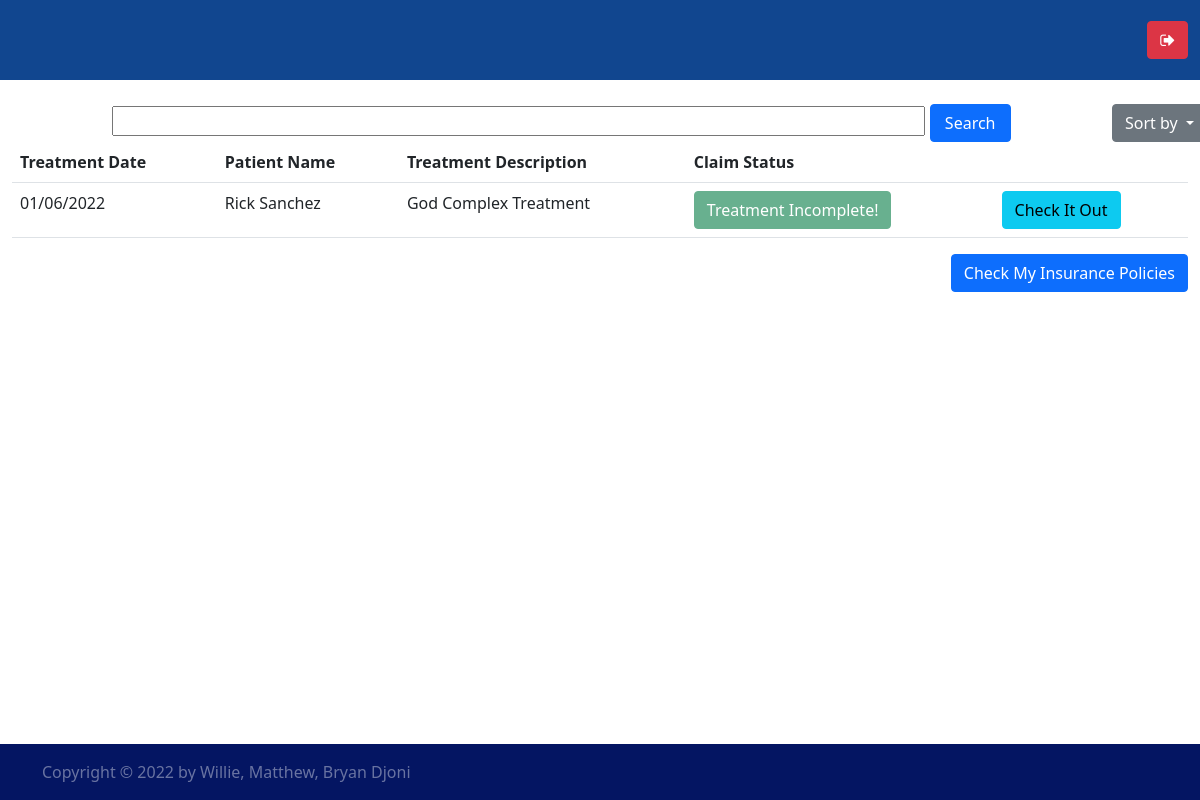
Before: / (signed in) with the older database file.
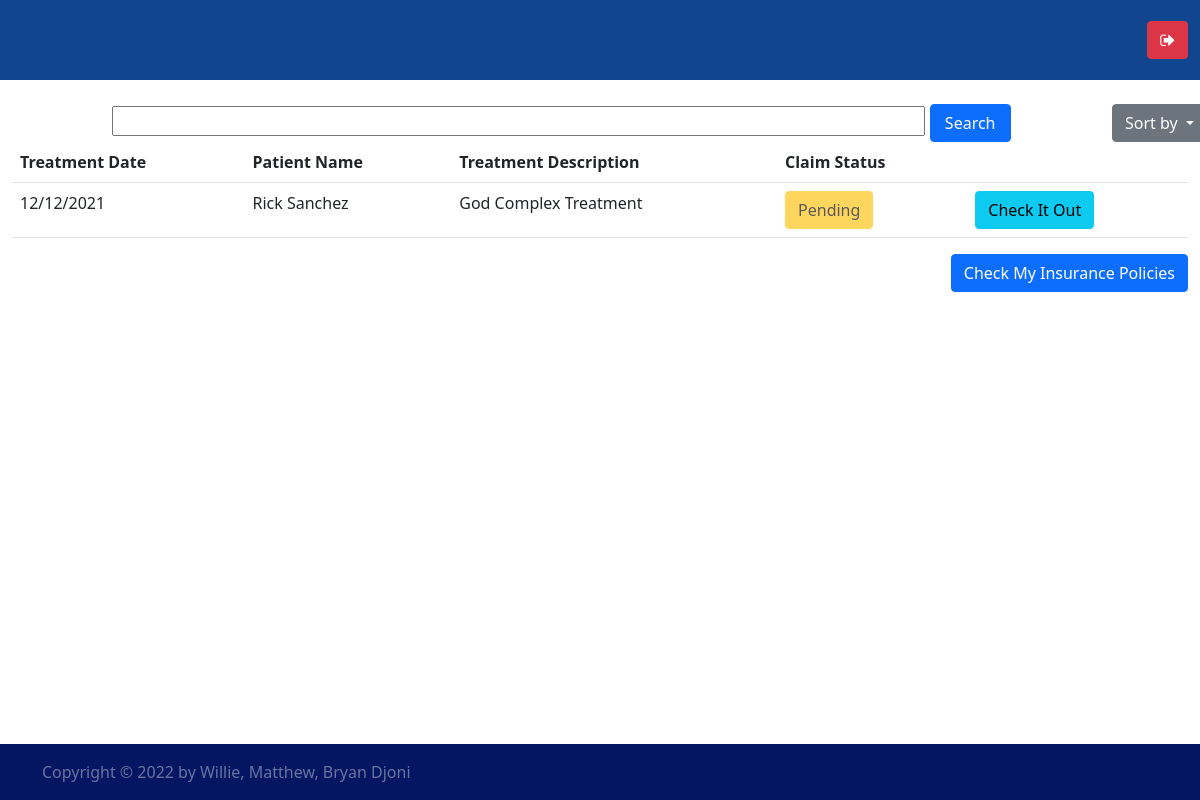
After: the same page with the newer database file.
### aegisCorp/models/hospitalModel.py (models this page shows)
class TreatmentHeader(db.Model):
    __tablename__ = 'treatmentHeaders'
    id = db.Column(db.Integer, primary_key=True)
    hospital = relationship('Hospital', back_populates='treatments')
    hospital_id = db.Column(db.Integer, db.ForeignKey("hospitals.id"))
    customer = relationship("Customer", back_populates='treatments')
    customer_id = db.Column(db.Integer, db.ForeignKey('customers.id'))
    description = db.Column(db.String(500), unique=True, nullable=False)
    claims = relationship('TreatmentClaim', back_populates='treatment')
    details = relationship("TreatmentDetail", back_populates='header')

class TreatmentDetail(db.Model):
    __tablename__ = 'treatmentDetails'
    id = db.Column(db.Integer, primary_key=True)
    header = relationship("TreatmentHeader", back_populates='details')
    header_id = db.Column(db.Integer, db.ForeignKey("treatmentHeaders.id"))
    doctor = relationship("Doctor", back_populates='treatments')
    doctor_id = db.Column(db.Integer, db.ForeignKey("doctors.id"))
    startDate = db.Column(db.DateTime, nullable=False)
    endDate = db.Column(db.DateTime, nullable=False)
    medication = relationship("MedicationDetail", back_populates="treatment")
    checkup = relationship("CheckUp", back_populates='treatment')
    procedure = relationship("ProcedureDetail", back_populates='treatment')

### aegisCorp/models/userModel.py (models this page shows)
class User(db.Model, UserMixin):
    __tablename__ = 'users'
    id = db.Column(db.Integer, primary_key=True)
    name = db.Column(db.String(255), unique=True, nullable=False)
    email = db.Column(db.String(255), unique=True, nullable=False)
    password = db.Column(db.String(255), nullable=False)
    sex = db.Column(db.Boolean, nullable=False)
    dob = db.Column(db.Date, nullable=False)
    customers = relationship('Customer', back_populates='user')
    insurance_staffs = relationship('InsuranceStaff', back_populates='user')
    hospital_staffs = relationship('HospitalStaff', back_populates='user')

### aegisCorp/routes/views.py (the view)
@views.route("/")
def home():
    sort_filter = {'description':TreatmentHeader.description, 'hospital':Hospital.name, 'patient':User.name}
    if current_user.is_authenticated:
        user_type = get_user_type(current_user)
        user = user_models.get(user_type).query.filter_by(user_id=current_user.id).first()
        query = f'%{request.args.get("search") if request.args.get("search") not in [None, ""] else ""}%'
        treatments = TreatmentHeader.query.join(TreatmentHeader.customer)\
            .join(Customer.user).join(TreatmentHeader.hospital)\
                .filter(or_(Hospital.name.ilike(query), User.name.ilike(query),\
                    TreatmentHeader.description.ilike(query))).\
                        order_by(sort_filter.get(request.args.get('sort', 'description')))
        if user_type == 'Customer':
            treatments = treatments.filter(Customer.id==user.id)
        elif user_type == 'Hospital':
            treatments = treatments.filter(TreatmentHeader.hospital_id==user.hospital_id)
        elif user_type == 'Insurance':
            treatments = treatments.join(Customer.insurances).join(CustomerInsurance.policy).filter_by(company_id=user.company_id)
        return render_template('views.html', user=user, treatments=treatments, sort_by = request.args.get('sort'), search=request.args.get('search'))
    else:
         return redirect(url_for('auth.login'))

### aegisCorp/utils/filters/insurance.py (called while the page is built)
def get_claim_status(treatment_id:int):
    header = TreatmentHeader.query.filter_by(id=treatment_id).first()
    claim = TreatmentClaim.query.filter_by(treatment_id=treatment_id, member_id=header.customer_id).first()
    if claim and claim.claim_status:
        return 1
    elif claim and not claim.claim_status:
        return 0
    else:
        return -1

### aegisCorp/utils/filters/treatment.py (called while the page is built)
def add_args(detail):
    return f"&search={detail}" if detail else ""

def get_first_date(details):
    if details == []:
        return "No Treatment Registered"
    else:
        first_date = details[0].startDate
        for detail in details:
            if detail.startDate<first_date:
                first_date = detail.startDate
        return format_date(first_date)

### aegisCorp/utils/filters/user.py (called while the page is built)
def get_user_type(current_user):
    hospital_staff = HospitalStaff.query.filter_by(user_id = current_user.id).first()
    insurance_staff = InsuranceStaff.query.filter_by(user_id = current_user.id).first()
    customer = Customer.query.filter_by(user_id = current_user.id).first()
    if hospital_staff:
        return 'Hospital'
    elif insurance_staff:
        return 'Insurance'
    else:
        return "Customer"

### aegisCorp/templates/views.html (shortened to what this page needs)
{% extends "./layout.html" %}
{% block content %}
<main class="container-fluid my-4">
    {% if treatments != [] %}
    <div class="row">
        <form class="col-10 offset-1" action="{{url_for('views.home')}}" method="get">
            <input class="col-10" type="text" name="search" id="search" required>
            <button type="submit" class="btn btn-primary col-1">Search</button>
        </form>
        <div class="dropdown col-1">
            <button class="btn btn-secondary dropdown-toggle" type="button" id="dropdownMenuButton1" data-bs-toggle="dropdown" aria-expanded="false">
                Sort by
            </button>
        </div>
    </div>
    <table class="table">
        <tr>
            <th>Treatment Date</th>
            <th>Patient Name</th>
            <th>Treatment Description</th>
            <th>Claim Status</th>
            <th></th>
        </tr>
    {% for treatment in treatments: %}
        <tr>
            <td>{{treatment.details | get_first_date}}</td>
            <td>{{treatment.customer.user.name}}</td>
            <td>{{treatment.description}}</td>
            <td>
                {% if current_user | get_user_type == 'Hospital' and treatment.id|get_claim_status == -1 %}
                    <form action="{{url_for('insurance.claim_insurance', treatment_id=treatment.id)}}" method="post">
                        <button type="submit" class="btn btn-error">Finish Treatment</button>
                    </form>
                {% elif treatment.id|get_claim_status == 0 %}
                    <button disabled="disabled" class="btn btn-warning">Pending</button>
                {% elif treatment.id|get_claim_status == 1 %}
                     <button disabled="disabled" class="btn btn-success">Completed</button>
                {% else %}
                    <button disabled="disabled" class="btn btn-success">Treatment Incomplete!</button>
                {% endif %}
            </td>
            <td><a href="{{url_for('hospital.get_treatment', treatment_id=treatment.id)}}" class="btn btn-info">Check It Out</a></td>
        </tr>
    {% endfor %}
    </table>
    {% endif %}
    {% if current_user | get_user_type == 'Hospital' %}
    <div class="d-flex justify-content-end">
        <a href="{{url_for('hospital.add_treatment')}}" class="btn btn-primary">Add Treatment</a>
    </div>
    {% elif current_user | get_user_type == 'Customer' %}
        <a href="{{url_for('customer.get_insurances')}}" class="btn btn-primary float-end">Check My Insurance Policies</a>
    {% endif %}
</main>
{% endblock %}

Changed rows visible on the page:
changed through a linked row, TreatmentHeader "God Complex Treatment": details|get_first_date "01/06/2022" → "12/12/2021"; text "Treatment Incomplete!" → "Pending"
